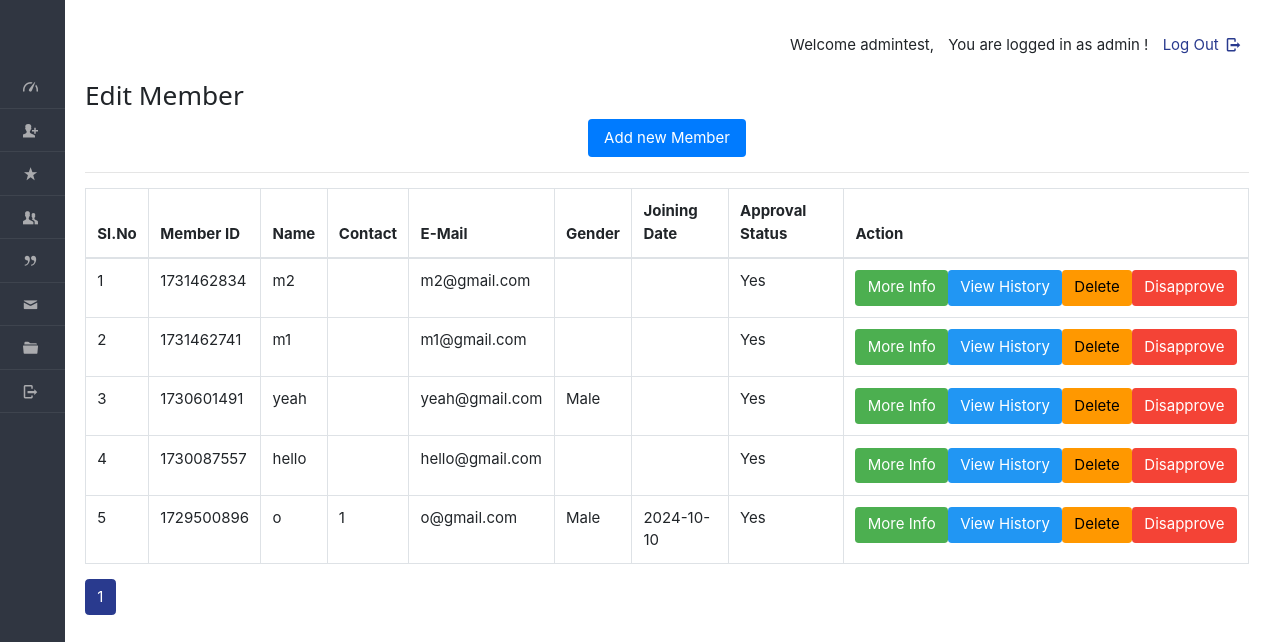
Before: /dashboard/admin/view_mem.php (signed in) with the older database file.
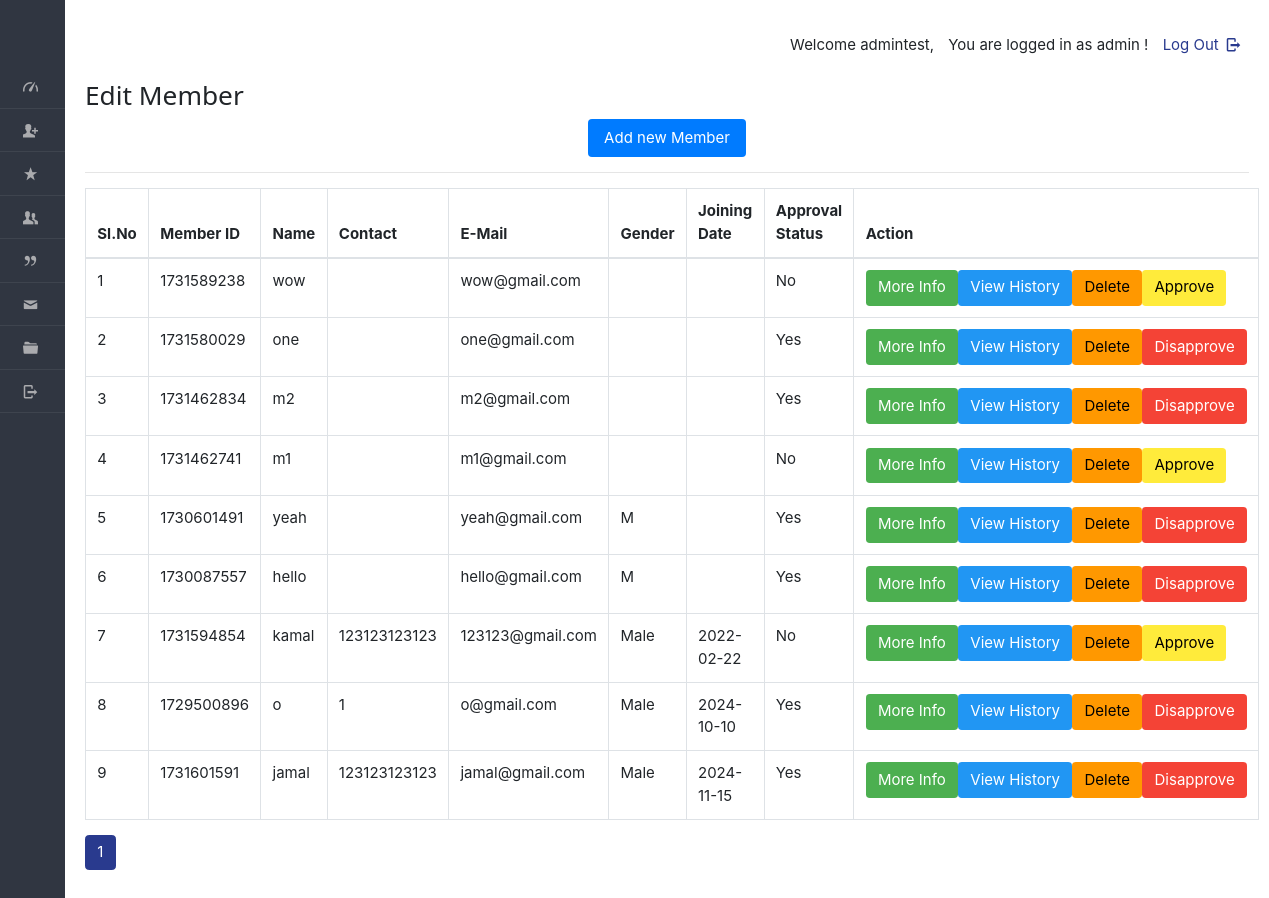
After: the same page with the newer database file.
### tables this page shows
CREATE TABLE IF NOT EXISTS `users` (
  `userid` varchar(20) NOT NULL,
  `pass_key` varchar(100) NOT NULL,
  `imageid` varchar(200) DEFAULT NULL,
  `username` varchar(40) DEFAULT NULL,
  `fullName` varchar(100) DEFAULT NULL,
  `gender` varchar(8) DEFAULT NULL,
  `mobile` varchar(20) DEFAULT NULL,
  `email` varchar(200) DEFAULT NULL,
  `dob` varchar(40) DEFAULT NULL,
  `joining_date` varchar(40) DEFAULT NULL,
  `hasApproved` varchar(10) DEFAULT NULL,
  `matrixNumber` varchar(255) NOT NULL,
  `courseName` varchar(255) NOT NULL,
  `no_ic` varchar(50) DEFAULT NULL,
  PRIMARY KEY (`userid`)
);

### dashboard/admin/view_mem.php (the view, shortened to what the changed rows need)
<!DOCTYPE html>
<html lang="en">
<head>
    <link rel="stylesheet" href="../../css/style.css"  id="style-resource-5">
    <link rel="stylesheet" href="../../css/dashMain.css">
    <link rel="stylesheet" type="text/css" href="../../css/entypo.css">
	<link href="a1style.css" rel="stylesheet" type="text/css">
	<link rel="stylesheet" href="../../css/bootstrap.min.css">
	<link rel="stylesheet" href="../../css/dashboard/sidebar.css">
</head>
    <body class="page-body  page-fade" onload="collapseSidebar()">
    	<div class="page-container sidebar-collapsed" id="navbarcollapse">
    		<?php include('nav.php'); ?>
    		<div class="main-content">
<table class="table table-bordered datatable" id="table-1">
    <thead>
        <tr>
            <th>Sl.No</th>
            <th>Member ID</th>
            <th>Name</th>
            <th>Contact</th>
            <th>E-Mail</th>
            <th>Gender</th>
            <th>Joining Date</th>
            <th>Approval Status</th>
            <th>Action</th>
        </tr>
    </thead>
    <tbody>
<?php
$limit = 10;
$page = isset($_GET['page']) ? (int)$_GET['page'] : 1;
$offset = ($page - 1) * $limit;
$query  = "SELECT DISTINCT u.userid, u.username, u.mobile, u.email, u.gender, u.joining_date, u.hasApproved, u.dob
           FROM users u
           LEFT JOIN enrolls_to e ON u.userid = e.userid
           ORDER BY u.joining_date
           LIMIT ? OFFSET ?";
$stmt = mysqli_prepare($con, $query);
mysqli_stmt_bind_param($stmt, 'ii', $limit, $offset);
mysqli_stmt_execute($stmt);
$result = mysqli_stmt_get_result($stmt);
$sno = $offset + 1;
if (mysqli_num_rows($result) != 0) {
    while ($row = mysqli_fetch_array($result, MYSQLI_ASSOC)) {
        $uid = $row['userid'];
echo "<tr><td>".$sno."</td>";
echo "<td>" . htmlspecialchars($row['userid'] ?? '') . "</td>";
echo "<td>" . htmlspecialchars($row['username'] ?? '') . "</td>";
echo "<td>" . htmlspecialchars($row['mobile'] ?? '') . "</td>";
echo "<td>" . htmlspecialchars($row['email'] ?? '') . "</td>";
echo "<td>" . htmlspecialchars($row['gender'] ?? '') . "</td>";
echo "<td>" . htmlspecialchars($row['joining_date'] ?? '') ."</td>";
echo "<td>" . htmlspecialchars($row['hasApproved'] ?? '') . "</td>";
        echo "<td>
        <div class='btn-group' role='group'>
		<form action='viewall_detail.php' method='post'>
                        <input type='hidden' name='name' value='" . htmlspecialchars($uid) . "'/>
                        <input type='submit' class='a1-btn a1-green btn' value='More Info'/>
                    </form>
            <form action='read_member.php' method='post' style='display:inline-block;'>
                <input type='hidden' name='name' value='" . htmlspecialchars($uid) . "'/>
                <input type='submit' class='a1-btn a1-blue btn' value='View History'/>
            </form>
            <form action='del_member.php' method='post' onsubmit='return ConfirmDelete()' style='display:inline-block;'>
                <input type='hidden' name='name' value='" . htmlspecialchars($uid) . "'/>
                <input type='submit' class='a1-btn a1-orange btn' value='Delete'/>
            </form>";
        if ($row['hasApproved'] == 'Not Yet' || $row['hasApproved'] == 'No') {
            echo "<form action='approve_member.php' method='post' style='display:inline-block;'>
                <input type='hidden' name='userid' value='" . htmlspecialchars($uid) . "'/>
                <input type='submit' class='a1-btn a1-yellow btn' value='Approve'/>
            </form>";
        }
        if ($row['hasApproved'] == 'Yes') {
            echo "<form action='disapprove_member.php' method='post' style='display:inline-block;'>
                <input type='hidden' name='userid' value='" . htmlspecialchars($uid) . "'/>
                <input type='submit' class='a1-btn a1-red btn' value='Disapprove'/>
            </form>";
        }
        echo "</div></td></tr>";
        $sno++;
    }
} else {
    echo "<tr><td colspan='9'>No records found</td></tr>";
}
?>
    </tbody>
</table>
<?php
$total_query = "SELECT COUNT(*) as total FROM users";
$total_result = mysqli_query($con, $total_query);
$total_members = mysqli_fetch_assoc($total_result)['total'];
$total_pages = ceil($total_members / $limit);
?>
<nav aria-label="Page navigation">
  <ul class="pagination">
    <?php for($i = 1; $i <= $total_pages; $i++): ?>
      <li class="page-item <?php if($i == $page) echo 'active'; ?>">
        <a class="page-link" href="?page=<?php echo $i; ?>"><?php echo $i; ?></a>
      </li>
    <?php endfor; ?>
  </ul>
</nav>
    	</div>
    </body>
</html>

Changed rows visible on the page:
added users: userid "1731589238", username "wow", email "wow@gmail.com", hasApproved "No"
added users: userid "1731580029", username "one", email "one@gmail.com", hasApproved "Yes"
changed users "m1@gmail.com": hasApproved "Yes" → "No"; value "Disapprove" → "Approve"
changed users "yeah": gender "Male" → "M"
changed users "hello": gender (not shown) → "M"
added users: userid "1731594854", username "kamal", mobile "123123123123", email "123123@gmail.com", gender "Male", joining_date "2022-02-22", hasApproved "No"
added users: userid "1731601591", username "jamal", mobile "123123123123", email "jamal@gmail.com", gender "Male", joining_date "2024-11-15", hasApproved "Yes"
